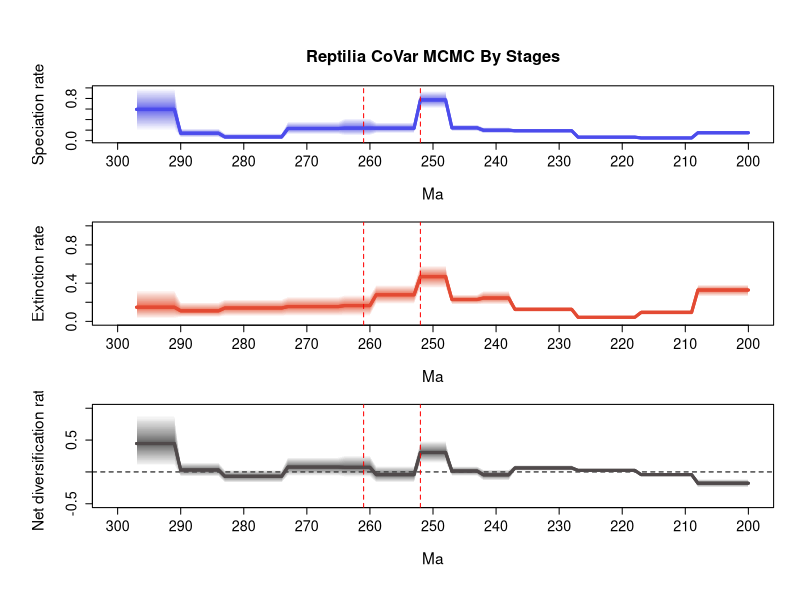

The R source for this figure:
# 1 files combined:
# 	C:\Users\SimoesLabAdmin\Documents\BDNN_Arielli\reptilia\mcmc_fixshift_predictors\C_covar/combined_10_marginal_rates.log

# 95% HPDs calculated using code from Biopy (https://www.cs.auckland.ac.nz/~yhel002/biopy/)

pdf(file='C:/Users/SimoesLabAdmin/Documents/BDNN_Arielli/reptilia/mcmc_fixshift_predictors/C_covar/combined_10_marginal_rates_RTT_final.pdf',width=8, height=10.8)
par(mfrow=c(3,1), cex.main=1.7, cex.lab=1.4, cex.axis=1.3,
    # mar=c(4, 5, 4.5, 2),   # bottom, left, top, right margins - increased top margin
    mgp=c(3.5, 1, 0),      # distance of axis labels from plot, increase first value to move y axis label further out
    oma=c(2, 2, 2, 0))     # outer margins for the entire figure
library(scales)
plot_RTT <- function (age,hpd_M,hpd_m,mean_m,color){
    N=100
    beta=(1:(N-1))/N
    alpha_shape=0.25
    cat=1-(beta^(1./alpha_shape))
    for (i in 1:(N-1)){
        trans= 1/N + 2/N
        polygon(c(age, rev(age)), c(hpd_M-((hpd_M-mean_m)*cat[i]), rev(hpd_m+((mean_m-hpd_m)*cat[i]))), col = alpha(color,trans), border = NA)
    }
    lines(rev(age), rev(mean_m), col = color, lwd=3)
}
    
L_hpd_m95=c(NA, NA,NA,NA,NA,NA,NA,NA,NA,NA,NA,NA,NA,NA,NA,NA,NA,NA,NA,NA,NA,NA,NA,NA,NA,0.113033,0.113033,0.113033,0.113033,0.113033,0.113033,0.113033,0.113033,0.113033,0.033365,0.033365,0.033365,0.033365,0.033365,0.033365,0.033365,0.033365,0.033365,0.047332,0.047332,0.047332,0.047332,0.047332,0.047332,0.047332,0.047332,0.047332,0.047332,0.151006,0.151006,0.151006,0.151006,0.151006,0.151006,0.151006,0.151006,0.151006,0.151006,0.136549,0.136549,0.136549,0.136549,0.136549,0.181435,0.181435,0.181435,0.181435,0.181435,0.614301,0.614301,0.614301,0.614301,0.614301,0.141799,0.141799,0.141799,0.141799,0.141799,0.141799,0.141799,0.098347,0.098347,0.098347,0.098347,0.098347,0.121911,0.121911,0.121911,0.121911,0.121911,0.121911,0.121911,0.121911,0.121911,0.021615,0.021615,0.021615,0.021615,0.021615,0.021615,0.021615,0.021615,0.021615,0.021615,0.058557,0.058557,0.058557,0.058557,0.058557,0.058557,0.058557,0.195859,0.195859,0.195859,0.195859,0.195859,0.195859,0.195859)
L_hpd_M95=c(NA, NA,NA,NA,NA,NA,NA,NA,NA,NA,NA,NA,NA,NA,NA,NA,NA,NA,NA,NA,NA,NA,NA,NA,NA,0.188343,0.188343,0.188343,0.188343,0.188343,0.188343,0.188343,0.188343,0.188343,0.070825,0.070825,0.070825,0.070825,0.070825,0.070825,0.070825,0.070825,0.070825,0.087322,0.087322,0.087322,0.087322,0.087322,0.087322,0.087322,0.087322,0.087322,0.087322,0.221734,0.221734,0.221734,0.221734,0.221734,0.221734,0.221734,0.221734,0.221734,0.221734,0.254917,0.254917,0.254917,0.254917,0.254917,0.305756,0.305756,0.305756,0.305756,0.305756,0.939785,0.939785,0.939785,0.939785,0.939785,0.347772,0.347772,0.347772,0.347772,0.347772,0.347772,0.347772,0.424092,0.424092,0.424092,0.424092,0.424092,0.36018,0.36018,0.36018,0.36018,0.36018,0.36018,0.36018,0.36018,0.36018,0.141224,0.141224,0.141224,0.141224,0.141224,0.141224,0.141224,0.141224,0.141224,0.141224,0.228741,0.228741,0.228741,0.228741,0.228741,0.228741,0.228741,0.99547,0.99547,0.99547,0.99547,0.99547,0.99547,0.99547)
M_hpd_m95=c(NA, NA,NA,NA,NA,NA,NA,NA,NA,NA,NA,NA,NA,NA,NA,NA,NA,NA,NA,NA,NA,NA,NA,NA,NA,0.260068,0.260068,0.260068,0.260068,0.260068,0.260068,0.260068,0.260068,0.260068,0.067657,0.067657,0.067657,0.067657,0.067657,0.067657,0.067657,0.067657,0.067657,0.026265,0.026265,0.026265,0.026265,0.026265,0.026265,0.026265,0.026265,0.026265,0.026265,0.09767,0.09767,0.09767,0.09767,0.09767,0.09767,0.09767,0.09767,0.09767,0.09767,0.176221,0.176221,0.176221,0.176221,0.176221,0.174667,0.174667,0.174667,0.174667,0.174667,0.345432,0.345432,0.345432,0.345432,0.345432,0.180895,0.180895,0.180895,0.180895,0.180895,0.180895,0.180895,0.056376,0.056376,0.056376,0.056376,0.056376,0.055717,0.055717,0.055717,0.055717,0.055717,0.055717,0.055717,0.055717,0.055717,0.053715,0.053715,0.053715,0.053715,0.053715,0.053715,0.053715,0.053715,0.053715,0.053715,0.043423,0.043423,0.043423,0.043423,0.043423,0.043423,0.043423,0.028933,0.028933,0.028933,0.028933,0.028933,0.028933,0.028933)
M_hpd_M95=c(NA, NA,NA,NA,NA,NA,NA,NA,NA,NA,NA,NA,NA,NA,NA,NA,NA,NA,NA,NA,NA,NA,NA,NA,NA,0.385088,0.385088,0.385088,0.385088,0.385088,0.385088,0.385088,0.385088,0.385088,0.120597,0.120597,0.120597,0.120597,0.120597,0.120597,0.120597,0.120597,0.120597,0.061004,0.061004,0.061004,0.061004,0.061004,0.061004,0.061004,0.061004,0.061004,0.061004,0.154276,0.154276,0.154276,0.154276,0.154276,0.154276,0.154276,0.154276,0.154276,0.154276,0.319549,0.319549,0.319549,0.319549,0.319549,0.281998,0.281998,0.281998,0.281998,0.281998,0.586853,0.586853,0.586853,0.586853,0.586853,0.381959,0.381959,0.381959,0.381959,0.381959,0.381959,0.381959,0.276346,0.276346,0.276346,0.276346,0.276346,0.260475,0.260475,0.260475,0.260475,0.260475,0.260475,0.260475,0.260475,0.260475,0.231645,0.231645,0.231645,0.231645,0.231645,0.231645,0.231645,0.231645,0.231645,0.231645,0.200853,0.200853,0.200853,0.200853,0.200853,0.200853,0.200853,0.328704,0.328704,0.328704,0.328704,0.328704,0.328704,0.328704)
R_hpd_m95=c(NA, NA,NA,NA,NA,NA,NA,NA,NA,NA,NA,NA,NA,NA,NA,NA,NA,NA,NA,NA,NA,NA,NA,NA,NA,-0.245388,-0.245388,-0.245388,-0.245388,-0.245388,-0.245388,-0.245388,-0.245388,-0.245388,-0.072105,-0.072105,-0.072105,-0.072105,-0.072105,-0.072105,-0.072105,-0.072105,-0.072105,0.003791,0.003791,0.003791,0.003791,0.003791,0.003791,0.003791,0.003791,0.003791,0.003791,0.01743,0.01743,0.01743,0.01743,0.01743,0.01743,0.01743,0.01743,0.01743,0.01743,-0.135805,-0.135805,-0.135805,-0.135805,-0.135805,-0.062988,-0.062988,-0.062988,-0.062988,-0.062988,0.139266,0.139266,0.139266,0.139266,0.139266,-0.169436,-0.169436,-0.169436,-0.169436,-0.169436,-0.169436,-0.169436,-0.07834,-0.07834,-0.07834,-0.07834,-0.07834,-0.064322,-0.064322,-0.064322,-0.064322,-0.064322,-0.064322,-0.064322,-0.064322,-0.064322,-0.169487,-0.169487,-0.169487,-0.169487,-0.169487,-0.169487,-0.169487,-0.169487,-0.169487,-0.169487,-0.074062,-0.074062,-0.074062,-0.074062,-0.074062,-0.074062,-0.074062,0.091173,0.091173,0.091173,0.091173,0.091173,0.091173,0.091173)
R_hpd_M95=c(NA, NA,NA,NA,NA,NA,NA,NA,NA,NA,NA,NA,NA,NA,NA,NA,NA,NA,NA,NA,NA,NA,NA,NA,NA,-0.112793,-0.112793,-0.112793,-0.112793,-0.112793,-0.112793,-0.112793,-0.112793,-0.112793,-0.016382,-0.016382,-0.016382,-0.016382,-0.016382,-0.016382,-0.016382,-0.016382,-0.016382,0.050334,0.050334,0.050334,0.050334,0.050334,0.050334,0.050334,0.050334,0.050334,0.050334,0.106566,0.106566,0.106566,0.106566,0.106566,0.106566,0.106566,0.106566,0.106566,0.106566,0.039152,0.039152,0.039152,0.039152,0.039152,0.090953,0.090953,0.090953,0.090953,0.090953,0.48914,0.48914,0.48914,0.48914,0.48914,0.093608,0.093608,0.093608,0.093608,0.093608,0.093608,0.093608,0.258231,0.258231,0.258231,0.258231,0.258231,0.232208,0.232208,0.232208,0.232208,0.232208,0.232208,0.232208,0.232208,0.232208,0.034165,0.034165,0.034165,0.034165,0.034165,0.034165,0.034165,0.034165,0.034165,0.034165,0.148292,0.148292,0.148292,0.148292,0.148292,0.148292,0.148292,0.888749,0.888749,0.888749,0.888749,0.888749,0.888749,0.888749)
L_mean=c(NA, NA,NA,NA,NA,NA,NA,NA,NA,NA,NA,NA,NA,NA,NA,NA,NA,NA,NA,NA,NA,NA,NA,NA,NA,0.150593309,0.150593309,0.150593309,0.150593309,0.150593309,0.150593309,0.150593309,0.150593309,0.150593309,0.051465939,0.051465939,0.051465939,0.051465939,0.051465939,0.051465939,0.051465939,0.051465939,0.051465939,0.067013593,0.067013593,0.067013593,0.067013593,0.067013593,0.067013593,0.067013593,0.067013593,0.067013593,0.067013593,0.187694931,0.187694931,0.187694931,0.187694931,0.187694931,0.187694931,0.187694931,0.187694931,0.187694931,0.187694931,0.198550183,0.198550183,0.198550183,0.198550183,0.198550183,0.242995082,0.242995082,0.242995082,0.242995082,0.242995082,0.773415705,0.773415705,0.773415705,0.773415705,0.773415705,0.236059473,0.236059473,0.236059473,0.236059473,0.236059473,0.236059473,0.236059473,0.237457085,0.237457085,0.237457085,0.237457085,0.237457085,0.230948012,0.230948012,0.230948012,0.230948012,0.230948012,0.230948012,0.230948012,0.230948012,0.230948012,0.070975694,0.070975694,0.070975694,0.070975694,0.070975694,0.070975694,0.070975694,0.070975694,0.070975694,0.070975694,0.141043408,0.141043408,0.141043408,0.141043408,0.141043408,0.141043408,0.141043408,0.593525375,0.593525375,0.593525375,0.593525375,0.593525375,0.593525375,0.593525375)
M_mean=c(NA, NA,NA,NA,NA,NA,NA,NA,NA,NA,NA,NA,NA,NA,NA,NA,NA,NA,NA,NA,NA,NA,NA,NA,NA,0.327875427,0.327875427,0.327875427,0.327875427,0.327875427,0.327875427,0.327875427,0.327875427,0.327875427,0.094223283,0.094223283,0.094223283,0.094223283,0.094223283,0.094223283,0.094223283,0.094223283,0.094223283,0.042952764,0.042952764,0.042952764,0.042952764,0.042952764,0.042952764,0.042952764,0.042952764,0.042952764,0.042952764,0.1254975,0.1254975,0.1254975,0.1254975,0.1254975,0.1254975,0.1254975,0.1254975,0.1254975,0.1254975,0.244286837,0.244286837,0.244286837,0.244286837,0.244286837,0.228754102,0.228754102,0.228754102,0.228754102,0.228754102,0.468200432,0.468200432,0.468200432,0.468200432,0.468200432,0.278170935,0.278170935,0.278170935,0.278170935,0.278170935,0.278170935,0.278170935,0.165712241,0.165712241,0.165712241,0.165712241,0.165712241,0.154742374,0.154742374,0.154742374,0.154742374,0.154742374,0.154742374,0.154742374,0.154742374,0.154742374,0.139973184,0.139973184,0.139973184,0.139973184,0.139973184,0.139973184,0.139973184,0.139973184,0.139973184,0.139973184,0.11054999,0.11054999,0.11054999,0.11054999,0.11054999,0.11054999,0.11054999,0.147835141,0.147835141,0.147835141,0.147835141,0.147835141,0.147835141,0.147835141)
R_mean=c(NA, NA,NA,NA,NA,NA,NA,NA,NA,NA,NA,NA,NA,NA,NA,NA,NA,NA,NA,NA,NA,NA,NA,NA,NA,-0.177282127,-0.177282127,-0.177282127,-0.177282127,-0.177282127,-0.177282127,-0.177282127,-0.177282127,-0.177282127,-0.042757353,-0.042757353,-0.042757353,-0.042757353,-0.042757353,-0.042757353,-0.042757353,-0.042757353,-0.042757353,0.024060825,0.024060825,0.024060825,0.024060825,0.024060825,0.024060825,0.024060825,0.024060825,0.024060825,0.024060825,0.06219742,0.06219742,0.06219742,0.06219742,0.06219742,0.06219742,0.06219742,0.06219742,0.06219742,0.06219742,-0.045736649,-0.045736649,-0.045736649,-0.045736649,-0.045736649,0.01424095,0.01424095,0.01424095,0.01424095,0.01424095,0.305215272,0.305215272,0.305215272,0.305215272,0.305215272,-0.042111444,-0.042111444,-0.042111444,-0.042111444,-0.042111444,-0.042111444,-0.042111444,0.071744828,0.071744828,0.071744828,0.071744828,0.071744828,0.076205628,0.076205628,0.076205628,0.076205628,0.076205628,0.076205628,0.076205628,0.076205628,0.076205628,-0.068997483,-0.068997483,-0.068997483,-0.068997483,-0.068997483,-0.068997483,-0.068997483,-0.068997483,-0.068997483,-0.068997483,0.030493412,0.030493412,0.030493412,0.030493412,0.030493412,0.030493412,0.030493412,0.445690244,0.445690244,0.445690244,0.445690244,0.445690244,0.445690244,0.445690244)
trans=0.5
age=(0:(123-1))* -1
age = age - 175
# Calculate positions for the mass extinction events
perm_trias_extinction = -252 # End-Permian mass extinction (252 Ma)
guadalupian_extinction = -261 # Guadalupian extinction (261 Ma)

# Define custom tick positions at 10 MY intervals
x_ticks <- seq(-300, -200, by=10)
x_tick_labels <- abs(x_ticks)

# First plot: Speciation rate
par(mar=c(5, 5, 4.5, 2))  # bottom, left, top, right margins
plot(age, age, type='n', ylim=c(0, 1), xlim=c(-300, -200), # Changed xlim to -300, -200, from auto-generated values 
     ylab='Speciation rate', xlab='Ma', main='Reptilia CoVar MCMC By Stages', 
     xaxt='n', cex.main=1.5, cex.lab=1.4, cex.axis=1.3) # xaxt removes default x axis
axis(1, at=x_ticks, labels=x_tick_labels, cex.axis=1.3) # Custom x-axis with 10MY interval ticks
plot_RTT(age, L_hpd_M95, L_hpd_m95, L_mean, "#4c4cec")
lines(rev(age), rev(L_mean), col="#4c4cec", lwd=3)

# Add vertical lines for mass extinction events
abline(v=perm_trias_extinction, col="red", lty=2) 
abline(v=guadalupian_extinction, col="red", lty=2)

# Second plot: Extinction rate
par(mar=c(5, 5, 1, 2))  # bottom, left, top, right margins. Reduced top margin to 2.5 (from 4.5)
plot(age, age, type='n', ylim=c(0, 1), xlim=c(-300, -200), # Changed xlim to -300, -200, from auto-generated values 
     ylab='Extinction rate', xlab='Ma',
     xaxt='n', cex.main=1.5, cex.lab=1.4, cex.axis=1.3) # xaxt removes default x axis
axis(1, at=x_ticks, labels=x_tick_labels, cex.axis=1.3) # Custom x-axis with 10MY interval ticks

plot_RTT(age, M_hpd_M95, M_hpd_m95, M_mean, "#e34a33")
lines(rev(age), rev(M_mean), col="#e34a33", lwd=3)

# Add vertical lines for mass extinction events
abline(v=perm_trias_extinction, col="red", lty=2)
abline(v=guadalupian_extinction, col="red", lty=2)


# Third plot: Net diversification rate
par(mar=c(5, 5, 1, 2))  # bottom, left, top, right margins. Reduced top margin to 2.5 (from 4.5)
plot(age, age, type='n', ylim=c(-0.5, 1), xlim=c(-300, -200), # Changed xlim to -300, -200, from auto-generated values
     ylab='Net diversification rate', xlab='Ma',
     xaxt='n', cex.main=1.5, cex.lab=1.4, cex.axis=1.3) # xaxt removes default x axis
axis(1, at=x_ticks, labels=x_tick_labels, cex.axis=1.3) # Custom x-axis with 10MY interval ticks

abline(h=0, lty=2, col="black")
plot_RTT(age, R_hpd_M95, R_hpd_m95, R_mean, "#504A4B")
lines(rev(age), rev(R_mean), col="#504A4B", lwd=3)

# Add vertical lines for mass extinction events
abline(v=perm_trias_extinction, col="red", lty=2)
abline(v=guadalupian_extinction, col="red", lty=2)

dev.off()
